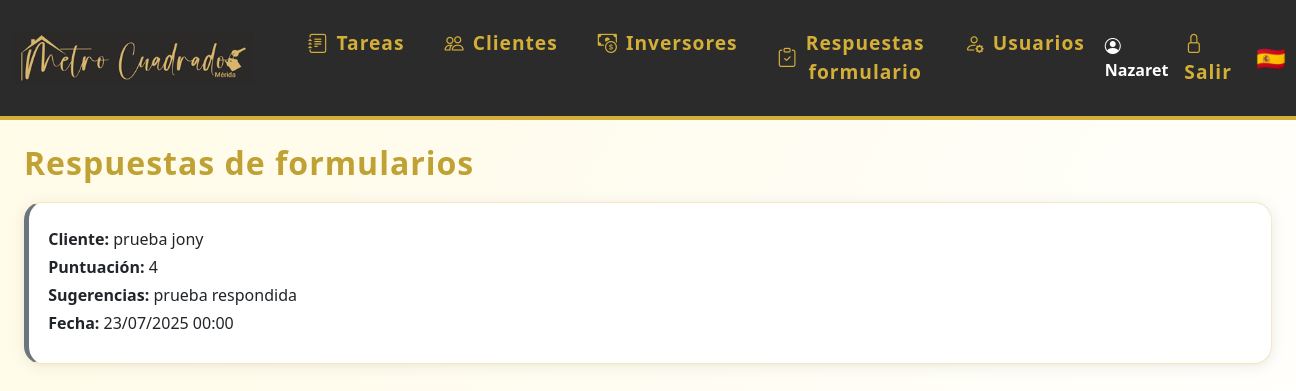
The page /respuestas_formulario (signed in) on the database its author committed.
### models.py (models this page shows)
class Usuario(UserMixin, db.Model):
    id = db.Column(db.Integer, primary_key=True)
    nombre = db.Column(db.String(80), unique=True, nullable=False)
    password = db.Column(db.String(200), nullable=False)
    es_admin = db.Column(db.Boolean, default=False)
    color = db.Column(db.String(7), nullable=True, default='#3788d8') # Color en formato hex, e.g., #RRGGBB
    email = db.Column(db.String(120), unique=True, nullable=True)
    telefono = db.Column(db.String(20), unique=True, nullable=True)
    activo = db.Column(db.Boolean, default=True)  # Nuevo campo para desactivar usuario
    notificar_email = db.Column(db.Boolean, default=True)
    notificar_telegram = db.Column(db.Boolean, default=False)
    chat_id_telegram = db.Column(db.String(32), nullable=True)
    eventos = db.relationship('Evento', backref='usuario', lazy=True)
    tareas = db.relationship('Tarea', back_populates='usuario')

class RespuestaFormulario(db.Model):
    id = db.Column(db.Integer, primary_key=True)
    cliente_id = db.Column(db.Integer, db.ForeignKey('cliente.id'), nullable=False)
    puntuacion1 = db.Column(db.Integer, nullable=False)
    puntuacion2 = db.Column(db.Integer, nullable=True) # Hacer opcional
    puntuacion_media = db.Column(db.Float, nullable=False)
    sugerencias = db.Column(db.Text, nullable=True)
    fecha = db.Column(db.DateTime, nullable=False, default=datetime.utcnow)

class Cliente(db.Model):
    id = db.Column(db.Integer, primary_key=True)
    nombre = db.Column(db.String(120), nullable=False)
    email = db.Column(db.String(120), unique=True, nullable=True)
    telefono = db.Column(db.String(20), unique=True)
    estado = db.Column(db.String(20), nullable=False, default='en_curso') # en_curso, ha_comprado, cancelado
    localidad = db.Column(db.String(120), nullable=True)
    observaciones = db.Column(db.Text, nullable=True)
    tipo_cliente = db.Column(db.String(50), nullable=True)
    interes = db.Column(db.Text, nullable=True)
    zonas = db.Column(db.Text, nullable=True)
    precio_min = db.Column(db.Integer, nullable=True)
    precio_max = db.Column(db.Integer, nullable=True)
    encuesta_enviada = db.Column(db.String(20), default="sin_enviar")
    comercial_id = db.Column(db.Integer, db.ForeignKey('usuario.id'), nullable=True)
    fecha_creacion = db.Column(db.DateTime, default=datetime.utcnow)
    activo = db.Column(db.Boolean, default=True)  # Nuevo campo para desactivar cliente
    eventos = db.relationship('Evento', backref='cliente', lazy=True)
    tareas = db.relationship('Tarea', back_populates='cliente')
    visto_por = db.Column(db.Integer, db.ForeignKey('cliente.id'), nullable=True)

### app.py (the view)
@app.route('/respuestas_formulario')
@login_required
def respuestas_formulario():
    respuestas = RespuestaFormulario.query.order_by(RespuestaFormulario.fecha.desc()).all()
    clientes_dict = {c.id: c.nombre for c in Cliente.query.all()}
    return render_template('respuestas_formulario.html', respuestas=respuestas, clientes_dict=clientes_dict)

### app.py (called while the page is built)
@login_manager.user_loader
def load_user(user_id):
    return Usuario.query.get(int(user_id))

### templates/respuestas_formulario.html (shortened to what this page needs)
{% extends 'base.html' %}
{% block content %}
<h2>Respuestas de formularios</h2>
<div class="card-list">
  {% for r in respuestas %}
    <div class="card {% if r.puntuacion1 == 5 %}bg-success-subtle text-dark{% endif %}" style="border-left: 5px solid {% if r.puntuacion1 == 5 %}#28a745{% else %}#6c757d{% endif %};">
      <div class="mb-1">
        <span class="fw-bold">Cliente:</span>
        {{ clientes_dict[r.cliente_id] if r.cliente_id in clientes_dict else r.cliente_id }}
      </div>
      <div class="mb-1"><span class="fw-bold">Puntuación:</span> {{ r.puntuacion1 }}</div>
      <div class="mb-1"><span class="fw-bold">Sugerencias:</span> {{ r.sugerencias or '-' }}</div>
      <div class="mb-1"><span class="fw-bold">Fecha:</span> {{ r.fecha.strftime('%d/%m/%Y %H:%M') }}</div>
    </div>
  {% else %}
    <div class="card"><em>No hay respuestas registradas.</em></div>
  {% endfor %}
</div>
{% endblock %}

### templates/base.html (shortened to what this page needs)
<!DOCTYPE html>
<html lang="es">
<head>
    <link rel="stylesheet" href="https://cdn.jsdelivr.net/npm/bootstrap@5.3.0/dist/css/bootstrap.min.css">
    <link rel="stylesheet" href="{{ url_for('static', filename='estilos.css') }}">
    <link rel="stylesheet" href="https://cdn.jsdelivr.net/npm/bootstrap-icons@1.10.5/font/bootstrap-icons.css">
</head>
<body class="d-flex flex-column vh-100">
{% if request.path != '/login' %}
<nav class="navbar navbar-expand-lg mb-4">
  <div class="container-fluid">
    <a class="navbar-brand d-flex align-items-center" href="/">
      <img src="{{ url_for('static', filename='logoraul.png') }}" alt="Logo" style="height:90px;margin-right:18px;">
    </a>
    <div class="collapse navbar-collapse" id="navbarNav">
      <ul class="navbar-nav me-auto mb-2 mb-lg-0">
        <li class="nav-item mx-1">
          <a class="nav-link btn btn-outline-success rounded-pill px-3 d-flex align-items-center gap-2" href="/">
            <i class="bi bi-journal-text"></i> Tareas
          </a>
        </li>
        <li class="nav-item mx-1">
          <a class="nav-link btn btn-outline-primary rounded-pill px-3 d-flex align-items-center gap-2" href="/clientes">
            <i class="bi bi-people"></i> Clientes
          </a>
        </li>
        <li class="nav-item mx-1">
          <a class="nav-link btn btn-outline-danger rounded-pill px-3 d-flex align-items-center gap-2" href="/inversores">
            <i class="bi bi-cash-coin"></i> Inversores
          </a>
        </li>
        {% if current_user.is_authenticated %}
        <li class="nav-item mx-1">
          <a class="nav-link btn btn-outline-secondary rounded-pill px-3 d-flex align-items-center gap-2" href="/respuestas_formulario">
            <i class="bi bi-clipboard-check"></i> Respuestas formulario
          </a>
        </li>
        {% endif %}
        {% if current_user.is_authenticated and current_user.es_admin %}
        <li class="nav-item mx-1">
          <a class="nav-link btn btn-outline-dark rounded-pill px-3 d-flex align-items-center gap-2" href="/usuarios">
            <i class="bi bi-person-gear"></i> Usuarios
          </a>
        </li>
        {% endif %}
      </ul>
      <ul class="navbar-nav align-items-center">
        {% if current_user.is_authenticated %}
        <li class="nav-item me-2">
          <span class="navbar-text fw-bold text-white"><i class="bi bi-person-circle"></i> {{ current_user.nombre }}</span>
        </li>
        <li class="nav-item"><a class="nav-link" href="/logout" title="Salir"><span class="bi bi-lock"></span> Salir</a></li>
        {% else %}
        <li class="nav-item"><a class="nav-link" href="/login" title="Entrar"><span class="bi bi-lock"></span> Entrar</a></li>
        {% endif %}
        <li class="nav-item ms-3"><span class="fs-4">🇪🇸</span></li>
      </ul>
    </div>
  </div>
</nav>
{% endif %}
<div class="flex-grow-1 d-flex flex-column px-4" style="width:100vw;">
    {% block content %}{% endblock %}
</div>
</body>
</html>

### static/estilos.css (style rules this page uses)
body { background: linear-gradient(120deg, #fffbe6 0%, #fff 100%); font-family: 'Segoe UI', 'Arial', sans-serif; color: #222; }
.navbar { background: #2b2b2b !important; border-bottom: 4px solid #d4af37; }
.navbar-brand, .navbar-nav .nav-link { color: #d4af37 !important; font-weight: 600; font-size: 1.2rem; letter-spacing: 1px; }
.navbar-brand img { height: 40px; margin-right: 10px; }
h2 { color: #bfa134; font-weight: 700; letter-spacing: 1px; margin-bottom: 1.2rem; }
.card { background: #fff; border-radius: 18px; box-shadow: 0 2px 16px rgba(34,34,34,0.08), 0 1.5px 4px rgba(212,175,55,0.08); padding: 1.5rem 1.2rem; margin-bottom: 1.5rem; border: 1px solid #f3e9c7; transition: box-shadow 0.25s, transform 0.18s; }
.card-list { display: grid; grid-template-columns: repeat(auto-fit, minmax(320px, 1fr)); gap: 1.5rem; margin-bottom: 2rem; }

### rows shown on the page
Usuario: nombre "Nazaret"
RespuestaFormulario: puntuacion1 "4", sugerencias "prueba respondida", fecha "23/07/2025 00:00"
Cliente: nombre "prueba jony"
